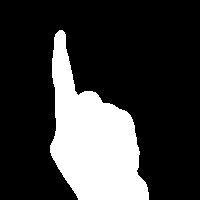
#> input picture train/sign-9-109.jpg, 200 x 200 px, given in place of the camera
$ python createData.py
#> lines starting #> are read from the running program, lines starting #| are printed output that depends on the picture; after the words box and inside, x2 and y2 are one past the last pixel; in counts of white or black regions, pixels touching at a corner belong together
import cv2
import numpy as np
import os
background = None
accumulated_weight = 0.5

#region of interest bounds in px
ROI_top = 50 #top bound
ROI_bottom = 300 #bottom bound
ROI_right = 150 #right bound
ROI_left = 350 #left bound

#functions to be called later
def cal_accum_avg(frame, accumulated_weight):

    global background

    if background is None:
        background = frame.copy().astype("float")
        return None

    cv2.accumulateWeighted(frame, background, accumulated_weight)

#more functions
def segment_hand(frame, threshold=25):
    global background

    diff = cv2.absdiff(background.astype("uint8"), frame)

    _ , thresholded = cv2.threshold(diff, threshold, 255, cv2.THRESH_BINARY)

    # Grab the external contours for the image
    contours, hierarchy = cv2.findContours(thresholded.copy(), cv2.RETR_EXTERNAL, cv2.CHAIN_APPROX_SIMPLE)

    if len(contours) == 0:
        return None
    else:

        hand_segment_max_cont = max(contours, key=cv2.contourArea)

        return (thresholded, hand_segment_max_cont)

#initiate camera
cam = cv2.VideoCapture(0)
num_frames = 0
element = ' j'
num_imgs_taken = 0

while True:
    ret, frame = cam.read()
#> frame is the input picture: shape (200, 200, 3); min 0, max 255, mean 58.1

    # filpping the frame to prevent inverted image of captured frame...
    frame = cv2.flip(frame, 1)
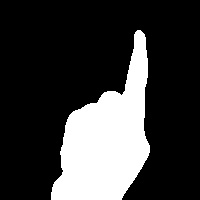
#> frame: shape (200, 200, 3); min 0, max 255, mean 58.1

    frame_copy = frame.copy()

    roi = frame[ROI_top:ROI_bottom, ROI_right:ROI_left]
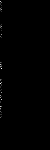
#> roi: shape (150, 50, 3); min 0, max 5, mean 0.0143; drawn with min black and max white

    gray_frame = cv2.cvtColor(roi, cv2.COLOR_BGR2GRAY)
    gray_frame = cv2.GaussianBlur(gray_frame, (9, 9), 0)
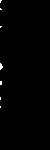
#> gray_frame: shape (150, 50); values 0 (black) and 1 (white), 0.49% white in thin lines or dots, all inside (x1, y1, x2, y2) = (0, 0, 3, 108)

    if num_frames < 60:
        cal_accum_avg(gray_frame, accumulated_weight)
        if num_frames <= 59:

            cv2.putText(frame_copy, "FETCHING BACKGROUND...PLEASE WAIT", (80, 400), cv2.FONT_HERSHEY_SIMPLEX, 0.9, (0,0,255), 2)
            #cv2.imshow("Sign Detection",frame_copy)


    #Time to configure the hand specifically into the ROI...
    elif num_frames <= 300:

        hand = segment_hand(gray_frame)

        cv2.putText(frame_copy, "Adjust hand...Gesture for" + element, (200, 400), cv2.FONT_HERSHEY_SIMPLEX, 1, (0,0,255), 2)

        # Checking if hand is actually detected by counting number of contours detected...
        if hand is not None:

            thresholded, hand_segment = hand

            # Draw contours around hand segment
            cv2.drawContours(frame_copy, [hand_segment + (ROI_right, ROI_top)], -1, (255, 0, 0),1)

            cv2.putText(frame_copy, str(num_frames)+"For" + str(element), (70, 45), cv2.FONT_HERSHEY_SIMPLEX, 1, (0,0,255), 2)

            # Also display the thresholded image
            cv2.imshow("Thresholded Hand Image", thresholded)

    else:

        # Segmenting the hand region...
        hand = segment_hand(gray_frame)

        # Checking if we are able to detect the hand...
        if hand is not None:

            # unpack the thresholded img and the max_contour...
            thresholded, hand_segment = hand

            # Drawing contours around hand segment
            cv2.drawContours(frame_copy, [hand_segment + (ROI_right, ROI_top)], -1, (255, 0, 0),1)

            cv2.putText(frame_copy, str(num_frames), (70, 45), cv2.FONT_HERSHEY_SIMPLEX, 1, (0,0,255), 2)
            #cv2.putText(frame_copy, str(num_frames)+"For" + str(element), (70, 45), cv2.FONT_HERSHEY_SIMPLEX, 1, (0,0,255), 2)
            cv2.putText(frame_copy, str(num_imgs_taken) + 'images' +"For" + str(element), (200, 400), cv2.FONT_HERSHEY_SIMPLEX, 1, (0,0,255), 2)

            # Displaying the thresholded image
            cv2.imshow("Thresholded Hand Image", thresholded)
            if num_imgs_taken <= 40:
                #cv2.imwrite(r"D:\\gesture\\train\\"+str(element)+"\\" + str(num_imgs_taken+300) + '.jpg', thresholded)
                os.chdir(r'C:\\gestures\\test\\j')
                cv2.imwrite(r''+str(num_imgs_taken) + '.jpg', thresholded)
                print("saved...")
            else:
                break
            num_imgs_taken +=1
        else:
            cv2.putText(frame_copy, 'No hand detected...', (200, 400), cv2.FONT_HERSHEY_SIMPLEX, 1, (0,0,255), 2)

    # Drawing ROI on frame copy
    cv2.rectangle(frame_copy, (ROI_left, ROI_top), (ROI_right, ROI_bottom), (255,128,0), 3)

    cv2.putText(frame_copy, "DataFlair hand sign recognition_ _ _", (10, 20), cv2.FONT_ITALIC, 0.5, (51,255,51), 1)
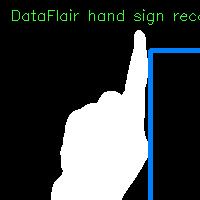
#> frame_copy: shape (200, 200, 3); mean B, G, R 64.8, 63.6, 58.5

    # increment the number of frames for tracking
    num_frames += 1

    # Display the frame with segmented hand
    cv2.imshow("Sign Detection", frame_copy)

    # Closing windows with Esc key...(any other key with ord can be used too.)
    k = cv2.waitKey(1) & 0xFF
#> (key Esc is pressed here)

    if k == 27:
        break

# Releasing camera & destroying all the windows...

cv2.destroyAllWindows()
cam.release()
